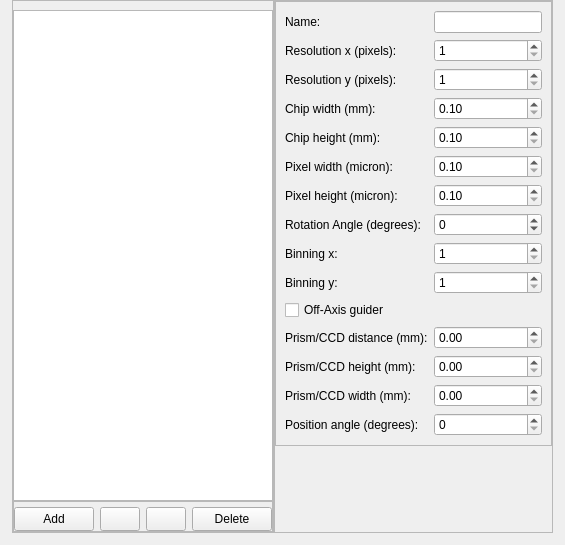
        <widget class="QWidget" name="sensorsTab">
         <attribute name="title">
          <string>Sensors</string>
         </attribute>
         <layout class="QHBoxLayout" name="CCD_horizontalLayout_1">
          <property name="spacing">
           <number>0</number>
          </property>
          <property name="leftMargin">
           <number>12</number>
          </property>
          <property name="topMargin">
           <number>0</number>
          </property>
          <property name="rightMargin">
           <number>12</number>
          </property>
          <property name="bottomMargin">
           <number>12</number>
          </property>
          <item>
           <widget class="QFrame" name="sensorListFrame">
            <property name="sizePolicy">
             <sizepolicy hsizetype="Expanding" vsizetype="Expanding">
              <horstretch>0</horstretch>
              <verstretch>0</verstretch>
             </sizepolicy>
            </property>
            <property name="frameShape">
             <enum>QFrame::StyledPanel</enum>
            </property>
            <property name="frameShadow">
             <enum>QFrame::Raised</enum>
            </property>
            <layout class="QVBoxLayout" name="CCD_verticalLayout_1">
             <property name="spacing">
              <number>0</number>
             </property>
             <property name="leftMargin">
              <number>0</number>
             </property>
             <property name="rightMargin">
              <number>0</number>
             </property>
             <property name="bottomMargin">
              <number>0</number>
             </property>
             <item>
              <widget class="QListView" name="ccdListView">
               <property name="editTriggers">
                <set>QAbstractItemView::NoEditTriggers</set>
               </property>
               <property name="isWrapping" stdset="0">
                <bool>false</bool>
               </property>
               <property name="viewMode">
                <enum>QListView::ListMode</enum>
               </property>
               <property name="modelColumn">
                <number>0</number>
               </property>
              </widget>
             </item>
             <item>
              <widget class="QFrame" name="sensorsButtonFrame">
               <property name="frameShape">
                <enum>QFrame::StyledPanel</enum>
               </property>
               <property name="frameShadow">
                <enum>QFrame::Raised</enum>
               </property>
               <layout class="QHBoxLayout" name="CCD_horizontalLayout_2">
                <property name="leftMargin">
                 <number>0</number>
                </property>
                <property name="topMargin">
                 <number>5</number>
                </property>
                <property name="rightMargin">
                 <number>0</number>
                </property>
                <property name="bottomMargin">
                 <number>0</number>
                </property>
                <item>
                 <widget class="QPushButton" name="addCCD">
                  <property name="minimumSize">
                   <size>
                    <width>0</width>
                    <height>24</height>
                   </size>
                  </property>
                  <property name="text">
                   <string>Add</string>
                  </property>
                 </widget>
                </item>
                <item>
                 <widget class="QPushButton" name="pushButtonMoveSensorUp">
                  <property name="sizePolicy">
                   <sizepolicy hsizetype="Fixed" vsizetype="Fixed">
                    <horstretch>0</horstretch>
                    <verstretch>0</verstretch>
                   </sizepolicy>
                  </property>
                  <property name="minimumSize">
                   <size>
                    <width>24</width>
                    <height>24</height>
                   </size>
                  </property>
                  <property name="icon">
                   <iconset resource="../../../../data/gui/guiRes.qrc">
                    <normaloff>:/graphicGui/spinup.png</normaloff>:/graphicGui/spinup.png</iconset>
                  </property>
                 </widget>
                </item>
                <item>
                 <widget class="QPushButton" name="pushButtonMoveSensorDown">
                  <property name="sizePolicy">
                   <sizepolicy hsizetype="Fixed" vsizetype="Fixed">
                    <horstretch>0</horstretch>
                    <verstretch>0</verstretch>
                   </sizepolicy>
                  </property>
                  <property name="minimumSize">
                   <size>
                    <width>24</width>
                    <height>24</height>
                   </size>
                  </property>
                  <property name="icon">
                   <iconset resource="../../../../data/gui/guiRes.qrc">
                    <normaloff>:/graphicGui/spindown.png</normaloff>:/graphicGui/spindown.png</iconset>
                  </property>
                 </widget>
                </item>
                <item>
                 <widget class="QPushButton" name="deleteCCD">
                  <property name="minimumSize">
                   <size>
                    <width>0</width>
                    <height>24</height>
                   </size>
                  </property>
                  <property name="text">
                   <string>Delete</string>
                  </property>
                 </widget>
                </item>
               </layout>
              </widget>
             </item>
            </layout>
           </widget>
          </item>
          <item>
           <widget class="QFrame" name="CCDInfoFrame">
            <property name="frameShape">
             <enum>QFrame::StyledPanel</enum>
            </property>
            <property name="frameShadow">
             <enum>QFrame::Raised</enum>
            </property>
            <layout class="QVBoxLayout" name="CCD_verticalLayout_2">
             <property name="spacing">
              <number>0</number>
             </property>
             <property name="leftMargin">
              <number>0</number>
             </property>
             <property name="topMargin">
              <number>0</number>
             </property>
             <property name="rightMargin">
              <number>0</number>
             </property>
             <property name="bottomMargin">
              <number>0</number>
             </property>
             <item>
              <widget class="QFrame" name="CCDData">
               <property name="frameShape">
                <enum>QFrame::StyledPanel</enum>
               </property>
               <property name="frameShadow">
                <enum>QFrame::Raised</enum>
               </property>
               <layout class="QGridLayout" name="gridLayout_4">
                <item row="0" column="0">
                 <widget class="QLabel" name="CCDName_lbl">
                  <property name="text">
                   <string>Name:</string>
                  </property>
                 </widget>
                </item>
                <item row="0" column="1">
                 <widget class="QLineEdit" name="ccdName">
                  <property name="sizePolicy">
                   <sizepolicy hsizetype="Expanding" vsizetype="Fixed">
                    <horstretch>0</horstretch>
                    <verstretch>0</verstretch>
                   </sizepolicy>
                  </property>
                  <property name="baseSize">
                   <size>
                    <width>100</width>
                    <height>22</height>
                   </size>
                  </property>
                  <property name="maxLength">
                   <number>50</number>
                  </property>
                 </widget>
                </item>
                <item row="1" column="0">
                 <widget class="QLabel" name="CCDResX_lbl">
                  <property name="text">
                   <string>Resolution x (pixels):</string>
                  </property>
                 </widget>
                </item>
                <item row="1" column="1">
                 <widget class="QSpinBox" name="ccdResX">
                  <property name="minimum">
                   <number>1</number>
                  </property>
                  <property name="maximum">
                   <number>9999</number>
                  </property>
                 </widget>
                </item>
                <item row="2" column="0">
                 <widget class="QLabel" name="CCDResY_lbl">
                  <property name="text">
                   <string>Resolution y (pixels):</string>
                  </property>
                 </widget>
                </item>
                <item row="4" column="0">
                 <widget class="QLabel" name="CCDChipY_lbl">
                  <property name="text">
                   <string>Chip height (mm):</string>
                  </property>
                 </widget>
                </item>
                <item row="2" column="1">
                 <widget class="QSpinBox" name="ccdResY">
                  <property name="minimum">
                   <number>1</number>
                  </property>
                  <property name="maximum">
                   <number>9999</number>
                  </property>
                 </widget>
                </item>
                <item row="3" column="0">
                 <widget class="QLabel" name="CCDChipX_lbl">
                  <property name="text">
                   <string>Chip width (mm):</string>
                  </property>
                 </widget>
                </item>
                <item row="5" column="0">
                 <widget class="QLabel" name="CCDPixelX_lbl">
                  <property name="text">
                   <string>Pixel width (micron):</string>
                  </property>
                 </widget>
                </item>
                <item row="3" column="1">
                 <widget class="QDoubleSpinBox" name="ccdChipX">
                  <property name="decimals">
                   <number>2</number>
                  </property>
                  <property name="minimum">
                   <double>0.100000000000000</double>
                  </property>
                  <property name="maximum">
                   <double>9999.000000000000000</double>
                  </property>
                  <property name="singleStep">
                   <double>0.100000000000000</double>
                  </property>
                 </widget>
                </item>
                <item row="6" column="0">
                 <widget class="QLabel" name="CCDPixelY_lbl">
                  <property name="text">
                   <string>Pixel height (micron):</string>
                  </property>
                 </widget>
                </item>
                <item row="4" column="1">
                 <widget class="QDoubleSpinBox" name="ccdChipY">
                  <property name="decimals">
                   <number>2</number>
                  </property>
                  <property name="minimum">
                   <double>0.100000000000000</double>
                  </property>
                  <property name="maximum">
                   <double>9999.000000000000000</double>
                  </property>
                  <property name="singleStep">
                   <double>0.100000000000000</double>
                  </property>
                 </widget>
                </item>
                <item row="6" column="1">
                 <widget class="QDoubleSpinBox" name="ccdPixelY">
                  <property name="decimals">
                   <number>2</number>
                  </property>
                  <property name="minimum">
                   <double>0.100000000000000</double>
                  </property>
                  <property name="maximum">
                   <double>99.000000000000000</double>
                  </property>
                  <property name="singleStep">
                   <double>0.100000000000000</double>
                  </property>
                 </widget>
                </item>
                <item row="5" column="1">
                 <widget class="QDoubleSpinBox" name="ccdPixelX">
                  <property name="decimals">
                   <number>2</number>
                  </property>
                  <property name="minimum">
                   <double>0.100000000000000</double>
                  </property>
                  <property name="maximum">
                   <double>99.000000000000000</double>
                  </property>
                  <property name="singleStep">
                   <double>0.100000000000000</double>
                  </property>
                 </widget>
                </item>
                <item row="11" column="1">
                 <widget class="QDoubleSpinBox" name="OAGDist">
                  <property name="decimals">
                   <number>2</number>
                  </property>
                  <property name="singleStep">
                   <double>0.100000000000000</double>
                  </property>
                 </widget>
                </item>
                <item row="11" column="0">
                 <widget class="QLabel" name="OAGDist_lbl">
                  <property name="toolTip">
                   <string>This is the distance from the center of the Imaging Sensor to the bottom of the Prism</string>
                  </property>
                  <property name="text">
                   <string>Prism/CCD distance (mm):</string>
                  </property>
                 </widget>
                </item>
                <item row="12" column="0">
                 <widget class="QLabel" name="OAGPrismH_lbl">
                  <property name="text">
                   <string>Prism/CCD height (mm):</string>
                  </property>
                 </widget>
                </item>
                <item row="12" column="1">
                 <widget class="QDoubleSpinBox" name="OAGPrismH">
                  <property name="decimals">
                   <number>2</number>
                  </property>
                  <property name="singleStep">
                   <double>0.100000000000000</double>
                  </property>
                 </widget>
                </item>
                <item row="13" column="0">
                 <widget class="QLabel" name="OAGPrismW_lbl">
                  <property name="text">
                   <string>Prism/CCD width (mm):</string>
                  </property>
                 </widget>
                </item>
                <item row="14" column="0">
                 <widget class="QLabel" name="OAGPrismPA_lbl">
                  <property name="text">
                   <string>Position angle (degrees):</string>
                  </property>
                 </widget>
                </item>
                <item row="13" column="1">
                 <widget class="QDoubleSpinBox" name="OAGPrismW">
                  <property name="decimals">
                   <number>2</number>
                  </property>
                  <property name="singleStep">
                   <double>0.100000000000000</double>
                  </property>
                 </widget>
                </item>
                <item row="10" column="0" colspan="2">
                 <widget class="QCheckBox" name="OAG_checkBox">
                  <property name="text">
                   <string>Off-Axis guider</string>
                  </property>
                 </widget>
                </item>
                <item row="14" column="1">
                 <widget class="QDoubleSpinBox" name="OAGPrismPA">
                  <property name="decimals">
                   <number>0</number>
                  </property>
                  <property name="minimum">
                   <double>0.000000000000000</double>
                  </property>
                  <property name="maximum">
                   <double>360.000000000000000</double>
                  </property>
                  <property name="singleStep">
                   <double>1.000000000000000</double>
                  </property>
                 </widget>
                </item>
                <item row="7" column="0">
                 <widget class="QLabel" name="ccdRotAngle_lbl">
                  <property name="text">
                   <string>Rotation Angle (degrees):</string>
                  </property>
                 </widget>
                </item>
                <item row="7" column="1">
                 <widget class="QDoubleSpinBox" name="ccdRotAngle">
                  <property name="decimals">
                   <number>0</number>
                  </property>
                  <property name="minimum">
                   <double>-360.000000000000000</double>
                  </property>
                  <property name="maximum">
                   <double>360.000000000000000</double>
                  </property>
                 </widget>
                </item>
                <item row="8" column="0">
                 <widget class="QLabel" name="ccdBinningX_lbl">
                  <property name="text">
                   <string>Binning x:</string>
                  </property>
                 </widget>
                </item>
                <item row="9" column="0">
                 <widget class="QLabel" name="ccdBinningY_lbl">
                  <property name="text">
                   <string>Binning y:</string>
                  </property>
                 </widget>
                </item>
                <item row="8" column="1">
                 <widget class="QSpinBox" name="ccdBinningX">
                  <property name="minimum">
                   <number>1</number>
                  </property>
                  <property name="maximum">
                   <number>4</number>
                  </property>
                  <property name="value">
                   <number>1</number>
                  </property>
                 </widget>
                </item>
                <item row="9" column="1">
                 <widget class="QSpinBox" name="ccdBinningY">
                  <property name="minimum">
                   <number>1</number>
                  </property>
                  <property name="maximum">
                   <number>4</number>
                  </property>
                 </widget>
                </item>
               </layout>
              </widget>
             </item>
             <item>
              <spacer name="CCDverticalSpacer">
               <property name="orientation">
                <enum>Qt::Vertical</enum>
               </property>
               <property name="sizeHint" stdset="0">
                <size>
                 <width>20</width>
                 <height>86</height>
                </size>
               </property>
              </spacer>
             </item>
            </layout>
           </widget>
          </item>
         </layout>
        </widget>
